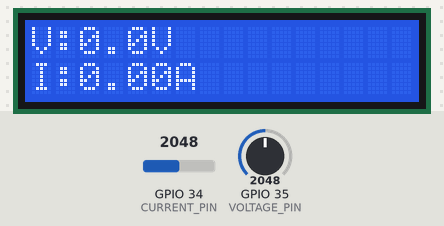
This sketch was run on a simulated ESP32. Shown: 16×2 character LCD. The inputs (shaded band) are chosen by the test bench; at power-on: GPIO 34 (CURRENT_PIN) = 2048, GPIO 35 (VOLTAGE_PIN) = 2048. WiFi joins after 1.5 s; servers stay silent unless stated; what the sketch prints to the serial monitor is not drawn.

Above: at 10.8 s.
10.9 s: GPIO 34 (CURRENT_PIN) set to 444
At 13.2 s:
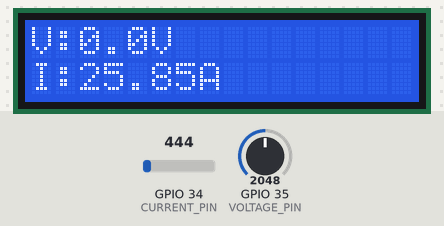
13.7 s: GPIO 34 (CURRENT_PIN) set to 376
At 14.7 s:
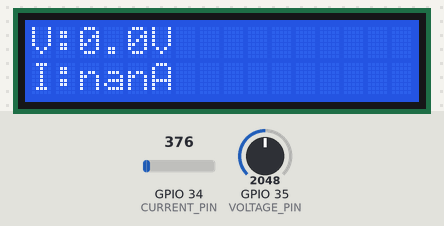
15.7 s: GPIO 35 (VOLTAGE_PIN) set to 446
At 17.4 s:
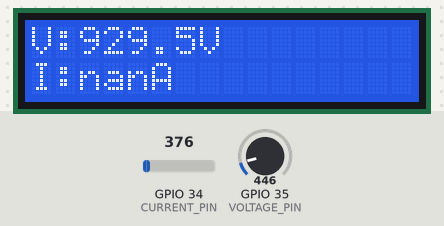
17.7 s: GPIO 35 (VOLTAGE_PIN) set to 380
At 18.9 s:
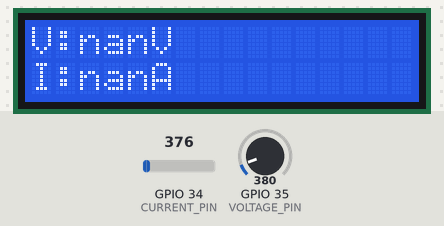
19.7 s: GPIO 34 (CURRENT_PIN) set to 491
At 20.6 s:
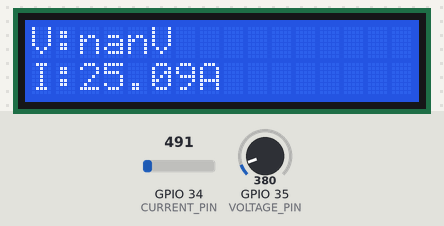
21.7 s: GPIO 35 (VOLTAGE_PIN) set to 491
At 23.3 s:
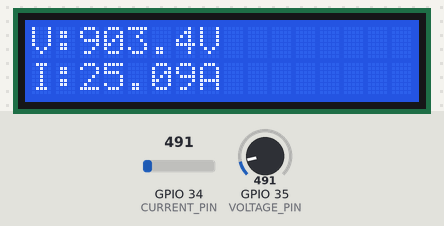
Timing chart, 0 to 24.7 s (numbered marks = the images above; inputs shaded):
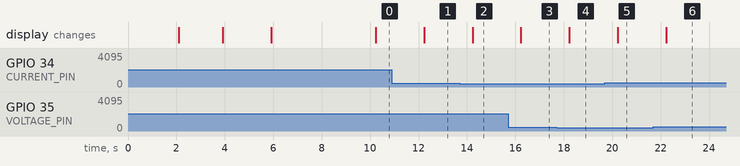

Measured:
- the behaviour switches between 410 and 409 on GPIO 34 (CURRENT_PIN) (found by bisection; images 1 and 2)
- the behaviour switches between 410 and 409 on GPIO 35 (VOLTAGE_PIN) (found by bisection; images 3 and 4)
- after the input at 10.9 s, the display: changes after 1.3 s (image 1)
- after the input at 13.7 s, the display: changes after 0.53 s (image 2)
- after the input at 15.7 s, the display: changes after 0.53 s (image 3)
- after the input at 17.7 s, the display: changes after 0.53 s (image 4)
- after the input at 19.7 s, the display: changes after 0.53 s (image 5)
- after the input at 21.7 s, the display: changes after 0.53 s (image 6)

The sketch:

iot_dashboard_code.ino
```cpp
// ================================================================
//  ESP32 AC Voltage / Current Monitor — Dashboard Edition
//  This code runs exactly as the original version but prints a
//  link to your local Node.js web dashboard in the Serial Monitor.
//
//  HOW IT WORKS:
//    1. Open Arduino IDE Serial Monitor (115200 baud).
//    2. It connects to Wi-Fi and Blynk normally.
//    3. It prints "Dashboard available at: http://10.63.113.84:3000".
//    4. The Node.js server reads the same Serial lines and
//       creates the real-time webpage automatically!
// ================================================================

#define BLYNK_TEMPLATE_ID   "TMPL3re7m8t23"
#define BLYNK_TEMPLATE_NAME "ESP32 AC Voltage"
#define BLYNK_AUTH_TOKEN    "1nOup4w4DRubR8h-jLWpXGlb7TtgY8EM"

#include <WiFi.h>
#include <BlynkSimpleEsp32.h>
#include <Wire.h>
#include <LiquidCrystal_I2C.h>
#include <math.h>

// ── WiFi credentials ───────────────────────────────────────────
char ssid[] = "abcd";
char pass[] = "123456789";

#define VOLTAGE_PIN 35
#define CURRENT_PIN 34

LiquidCrystal_I2C lcd(0x27, 16, 2);

float voltageCalibration = 720.0;
float currentCalibration = 20.0;
int   currentOffset      = 0;

BlynkTimer timer;

// ================================================================
//  SENSOR READING FUNCTION
// ================================================================
void sendSensor()
{
  long voltageSum = 0;
  long currentSum = 0;
  int  samples    = 800;

  for (int i = 0; i < samples; i++) {
    int v_adc    = analogRead(VOLTAGE_PIN);
    int v_center = v_adc - 2048;
    voltageSum  += (long)v_center * v_center;

    int c_adc    = analogRead(CURRENT_PIN);
    int c_center = c_adc - currentOffset;
    currentSum  += (long)c_center * c_center;
  }

  float v_rms = sqrt((float)voltageSum / samples);
  float c_rms = sqrt((float)currentSum / samples);

  float voltage = (v_rms * 3.3 / 4095.0) * voltageCalibration;
  float current = (c_rms * 3.3 / 4095.0) * currentCalibration;

  if (voltage < 100)  voltage = 0;
  if (current < 0.02) current = 0;

  float power = voltage * current;

  // ── Serial output for the Arduino IDE & Node.js Server ──
  Serial.print("V: "); Serial.println(voltage);
  Serial.print("I: "); Serial.println(current);

  // Print the dashboard URL link every 10 seconds (every 5th reading)
  // so it's always easy to click in the Serial Monitor.
  static int counter = 0;
  if (counter++ % 5 == 0) {
    Serial.println("\n🌐 Dashboard available at: http://10.63.113.84:3000\n");
  }

  // ── LCD display ─────────────────────────────────────────
  lcd.clear();
  lcd.setCursor(0, 0);
  lcd.print("V:"); lcd.print(voltage, 1); lcd.print("V");
  lcd.setCursor(0, 1);
  lcd.print("I:"); lcd.print(current, 2); lcd.print("A");

  // ── Send to Blynk ───────────────────────────────────────
  Blynk.virtualWrite(V0, voltage);
  Blynk.virtualWrite(V1, current);
  Blynk.virtualWrite(V2, power);
}

// ================================================================
//  SETUP
// ================================================================
void setup()
{
  Serial.begin(115200);

  // ── Print Dashboard Link immediately on boot ────────────
  Serial.println("\n\n================================================");
  Serial.println("🌐 DASHBOARD LINK: http://10.63.113.84:3000");
  Serial.println("================================================\n");

  // ── LCD init ────────────────────────────────────────────
  lcd.begin();
  lcd.backlight();
  lcd.clear();
  lcd.setCursor(0, 0); lcd.print("AC Monitor");
  lcd.setCursor(0, 1); lcd.print("Starting...");
  delay(2000);
  lcd.clear();

  // ── Connect to WiFi + Blynk ─────────────────────────────
  Blynk.begin(BLYNK_AUTH_TOKEN, ssid, pass);

  lcd.clear();
  lcd.setCursor(0, 0); lcd.print("Blynk Connected");
  delay(2000);
  lcd.clear();

  // ── Measure current offset (no-load calibration) ────────
  long offsetSum = 0;
  for (int i = 0; i < 1000; i++) {
    offsetSum += analogRead(CURRENT_PIN);
    delay(2);
  }
  currentOffset = offsetSum / 1000;
  Serial.print("Current Offset: "); Serial.println(currentOffset);

  // ── Timer: read sensors every 2 seconds ─────────────────
  timer.setInterval(2000L, sendSensor);
}

// ================================================================
//  LOOP
// ================================================================
void loop()
{
  Blynk.run();
  timer.run();
}
```
